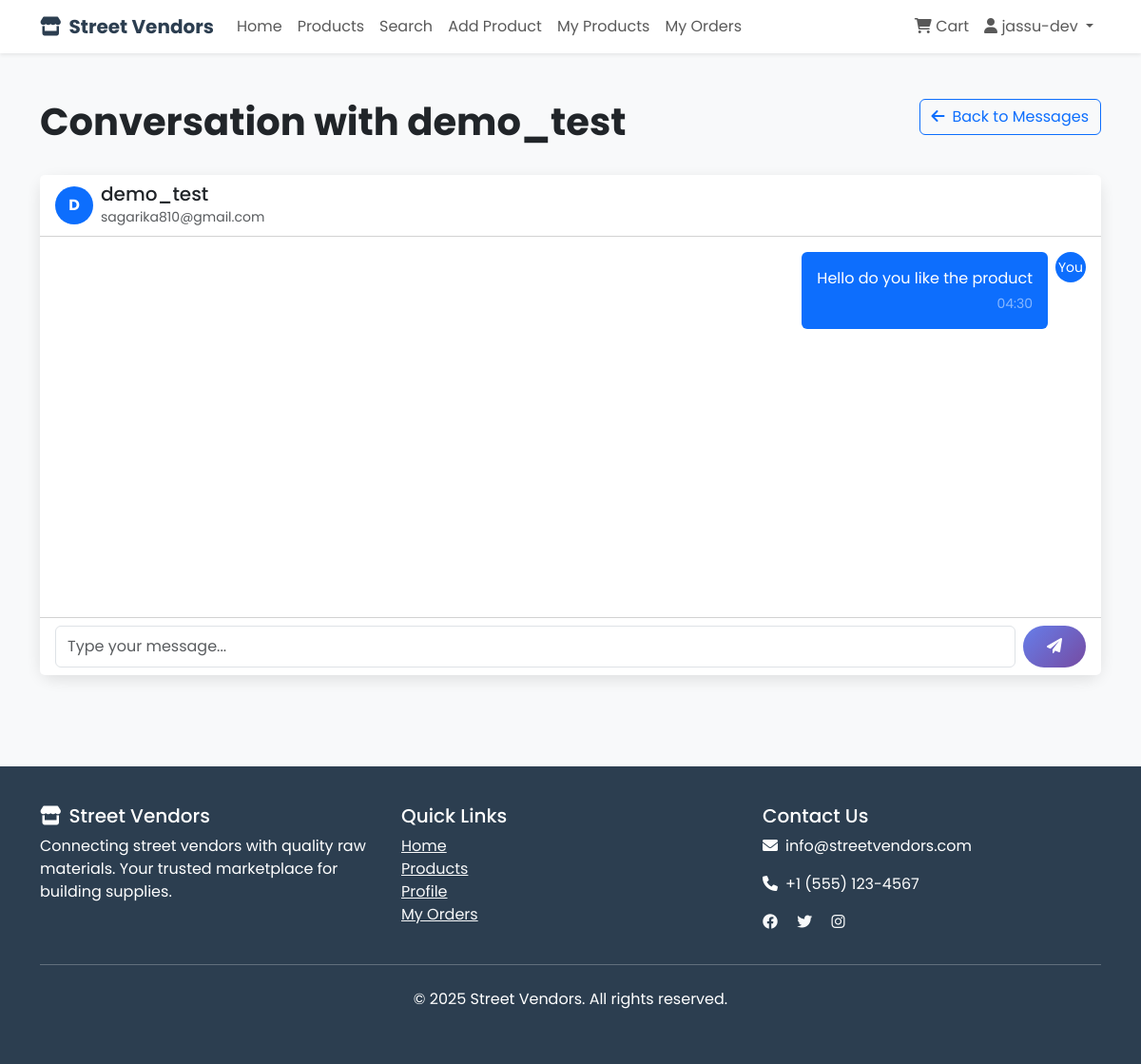
/messages/1 (signed in), run on the app's committed database.
### app.py (models this page shows)
class User(db.Model):
    id = db.Column(db.Integer, primary_key=True)
    username = db.Column(db.String(80), unique=True, nullable=False)
    email = db.Column(db.String(120), unique=True, nullable=False)
    password_hash = db.Column(db.String(120), nullable=False)
    user_type = db.Column(db.String(20), nullable=False)  # 'buyer' or 'seller'
    created_at = db.Column(db.DateTime, default=datetime.utcnow)
    products = db.relationship('Product', backref='seller', lazy=True)
    orders = db.relationship('Order', backref='buyer', lazy=True)

class Message(db.Model):
    id = db.Column(db.Integer, primary_key=True)
    conversation_id = db.Column(db.Integer, db.ForeignKey('conversation.id'), nullable=False)
    sender_id = db.Column(db.Integer, db.ForeignKey('user.id'), nullable=False)
    content = db.Column(db.Text, nullable=False)
    is_read = db.Column(db.Boolean, default=False)
    created_at = db.Column(db.DateTime, default=datetime.utcnow)
    sender = db.relationship('User', backref='sent_messages')

### app.py (the view)
@app.route('/messages/<int:conversation_id>')
def view_conversation(conversation_id):
    if 'user_id' not in session:
        flash('Please login to access messages', 'error')
        return redirect(url_for('login'))
    user_id = session['user_id']
    conversation = Conversation.query.get_or_404(conversation_id)
    if conversation.user1_id != user_id and conversation.user2_id != user_id:
        flash('You do not have permission to view this conversation', 'error')
        return redirect(url_for('messages'))
    other_user = conversation.user2 if conversation.user1_id == user_id else conversation.user1
    messages = Message.query.filter_by(conversation_id=conversation_id).order_by(Message.created_at.asc()).all()
    unread_messages = Message.query.filter_by(
        conversation_id=conversation_id,
        sender_id=other_user.id,
        is_read=False
    ).all()
    for message in unread_messages:
        message.is_read = True
    db.session.commit()
    return render_template('conversation.html',
                           conversation=conversation,
                           messages=messages,
                           other_user=other_user,
                           current_user_id=user_id)

### templates/conversation.html (shortened to what this page needs)
{% extends "base.html" %}
{% block content %}
<div class="container py-5">
    <div class="row mb-4">
        <div class="col-md-8">
            <h1 class="fw-bold">Conversation with {{ other_user.username }}</h1>
        </div>
        <div class="col-md-4 text-md-end">
            <a href="{{ url_for('messages') }}" class="btn btn-outline-primary">
                <i class="fas fa-arrow-left me-2"></i>Back to Messages
            </a>
        </div>
    </div>
    <div class="row">
        <div class="col-md-12">
            <div class="card">
                <div class="card-header bg-white d-flex justify-content-between align-items-center">
                    <div class="d-flex align-items-center">
                        <div class="bg-primary text-white rounded-circle d-flex align-items-center justify-content-center me-2" style="width: 40px; height: 40px;">
                            <span class="fw-bold">{{ other_user.username[0] | upper }}</span>
                        </div>
                        <div>
                            <h5 class="mb-0">{{ other_user.username }}</h5>
                            <small class="text-muted">{{ other_user.email }}</small>
                        </div>
                    </div>
                </div>
                <div class="card-body" id="message-container" style="height: 400px; overflow-y: auto;">
                    {% if messages %}
                        {% for message in messages %}
                            <div class="d-flex mb-3 {% if message.sender_id == current_user_id %}justify-content-end{% endif %}">
                                <div class="{% if message.sender_id == current_user_id %}bg-primary text-white{% else %}bg-light{% endif %} rounded p-3" style="max-width: 75%;">
                                    <p class="mb-1">{{ message.content }}</p>
                                    <small class="{% if message.sender_id == current_user_id %}text-white-50{% else %}text-muted{% endif %} d-block text-end">
                                        {{ message.created_at.strftime('%H:%M') }}
                                    </small>
                                </div>
                                {% if message.sender_id == current_user_id %}
                                    <div class="bg-primary text-white rounded-circle d-flex align-items-center justify-content-center ms-2" style="width: 32px; height: 32px; flex-shrink: 0;">
                                        <span class="small">You</span>
                                    </div>
                                {% endif %}
                            </div>
                        {% endfor %}
                    {% else %}
                        <div class="text-center py-5">
                            <i class="fas fa-comments fa-3x text-muted mb-3"></i>
                            <h5>No messages yet</h5>
                            <p class="text-muted">Start the conversation by sending a message below</p>
                        </div>
                    {% endif %}
                </div>
                <div class="card-footer bg-white">
                    <form id="message-form" class="d-flex">
                        <input type="text" id="message-input" class="form-control me-2" placeholder="Type your message..." required>
                        <button type="submit" class="btn btn-primary">
                            <i class="fas fa-paper-plane"></i>
                        </button>
                    </form>
                </div>
            </div>
        </div>
    </div>
</div>
{% endblock %}

### templates/base.html (shortened to what this page needs)
<!DOCTYPE html>
<html lang="en">
<head>
    <link href="https://cdn.jsdelivr.net/npm/bootstrap@5.3.0/dist/css/bootstrap.min.css" rel="stylesheet">
    <link href="https://cdnjs.cloudflare.com/ajax/libs/font-awesome/6.0.0/css/all.min.css" rel="stylesheet">
</head>
<body>
    <nav class="navbar navbar-expand-lg navbar-light bg-white shadow-sm">
        <div class="container">
            <a class="navbar-brand" href="{{ url_for('home') }}">
                <i class="fas fa-store me-2"></i>Street Vendors
            </a>
            <div class="collapse navbar-collapse" id="navbarNav">
                <ul class="navbar-nav me-auto">
                    <li class="nav-item">
                        <a class="nav-link" href="{{ url_for('home') }}">Home</a>
                    </li>
                    <li class="nav-item">
                        <a class="nav-link" href="{{ url_for('products') }}">Products</a>
                    </li>
                    <li class="nav-item">
                        <a class="nav-link" href="{{ url_for('search') }}">Search</a>
                    </li>
                    {% if session.user_id %}
                        {% if session.user_type == 'seller' %}
                            <li class="nav-item">
                                <a class="nav-link" href="{{ url_for('add_product') }}">Add Product</a>
                            </li>
                            <li class="nav-item">
                                <a class="nav-link" href="{{ url_for('my_products') }}">My Products</a>
                            </li>
                        {% endif %}
                        <li class="nav-item">
                            <a class="nav-link" href="{{ url_for('my_orders') }}">My Orders</a>
                        </li>
                    {% endif %}
                </ul>
                <ul class="navbar-nav">
                    {% if session.user_id %}
                        <li class="nav-item">
                            <a class="nav-link" href="{{ url_for('cart') }}">
                                <i class="fas fa-shopping-cart"></i> Cart
                                {% set cart_count = session.get('cart_count', 0) %}
                            </a>
                        </li>
                        <li class="nav-item dropdown">
                            <a class="nav-link dropdown-toggle" href="#" id="navbarDropdown" role="button" data-bs-toggle="dropdown">
                                <i class="fas fa-user"></i> {{ session.username }}
                            </a>
                        </li>
                    {% endif %}
                </ul>
            </div>
        </div>
    </nav>
    <main>
        {% block content %}{% endblock %}
    </main>
    <footer class="footer mt-5">
        <div class="container">
            <div class="row">
                <div class="col-md-4">
                    <h5><i class="fas fa-store me-2"></i>Street Vendors</h5>
                    <p>Connecting street vendors with quality raw materials. Your trusted marketplace for building supplies.</p>
                </div>
                <div class="col-md-4">
                    <h5>Quick Links</h5>
                    <ul class="list-unstyled">
                        <li><a href="{{ url_for('home') }}" class="text-light">Home</a></li>
                        <li><a href="{{ url_for('products') }}" class="text-light">Products</a></li>
                        {% if not session.user_id %}
                            <li><a href="{{ url_for('register') }}" class="text-light">Register</a></li>
                            <li><a href="{{ url_for('login') }}" class="text-light">Login</a></li>
                        {% else %}
                            <li><a href="{{ url_for('profile') }}" class="text-light">Profile</a></li>
                            <li><a href="{{ url_for('my_orders') }}" class="text-light">My Orders</a></li>
                        {% endif %}
                    </ul>
                </div>
                <div class="col-md-4">
                    <h5>Contact Us</h5>
                    <p><i class="fas fa-envelope me-2"></i>info@streetvendors.com</p>
                    <p><i class="fas fa-phone me-2"></i>+1 (555) 123-4567</p>
                    <div class="social-links">
                        <a href="#" class="text-light me-3"><i class="fab fa-facebook"></i></a>
                        <a href="#" class="text-light me-3"><i class="fab fa-twitter"></i></a>
                        <a href="#" class="text-light me-3"><i class="fab fa-instagram"></i></a>
                    </div>
                </div>
            </div>
            <hr class="my-4">
            <div class="text-center">
                <p>&copy; 2025 Street Vendors. All rights reserved.</p>
            </div>
        </div>
    </footer>
</body>
</html>

### templates/base.html (style rules this page uses)
body { font-family: 'Poppins', sans-serif; background-color: #f8f9fa; }
.navbar-brand { font-weight: 700; color: #2c3e50 !important; }
.card { border: none; border-radius: 15px; box-shadow: 0 5px 15px rgba(0,0,0,0.1); transition: transform 0.3s ease; }
.btn-primary { background: linear-gradient(135deg, #667eea 0%, #764ba2 100%); border: none; border-radius: 25px; padding: 10px 25px; }
.footer { background: #2c3e50; color: white; padding: 40px 0; }

### data on the page
User: username "demo_test", username "D", email "sagarika810@gmail.com"
Message: content "Hello do you like the product", created_at "04:30", shows "You"

### other printed values
{{ session.username }} "jassu-dev"
